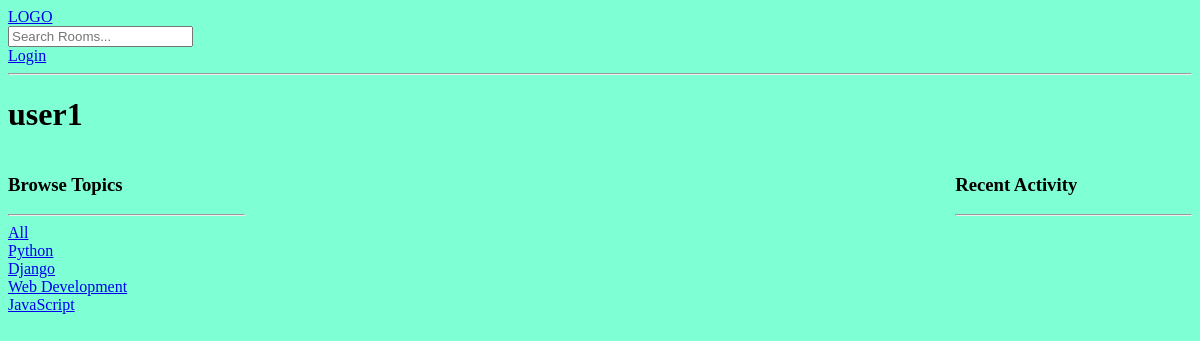
The app's page /profile/3/, older data.
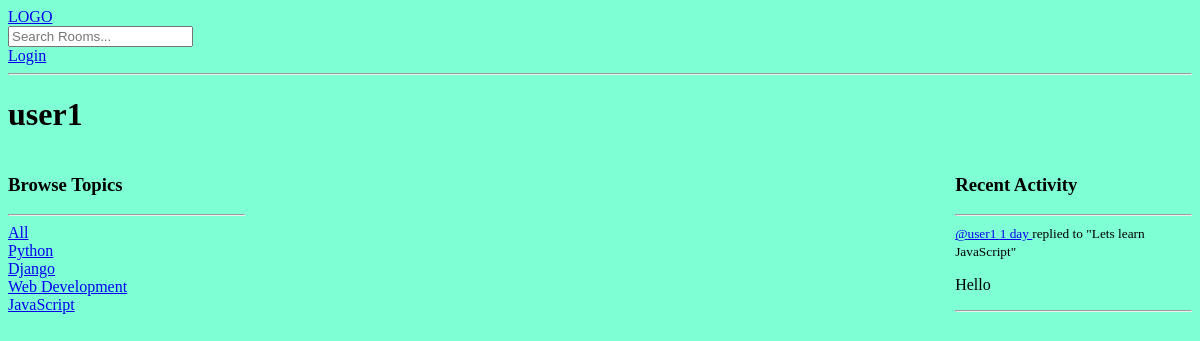
The same page, newer data.
### base/models.py (models this page shows, shortened)
class Topic(models.Model):
    name = models.CharField(max_length=200)

class Message(models.Model):
    user = models.ForeignKey(User, on_delete=models.CASCADE)
    room = models.ForeignKey(Room, on_delete=models.CASCADE)
    body = models.TextField()
    updated = models.DateTimeField(auto_now=True)
    created = models.DateTimeField(auto_now_add=True)
    class Meta:
        ordering = ['-updated', '-created']
    def __str__(self):
        return self.body[:50]

class Room(models.Model):
    host = models.ForeignKey(User, on_delete=models.SET_NULL, null=True)
    topic = models.ForeignKey(Topic, on_delete=models.SET_NULL, null=True)
    name = models.CharField(max_length=200)
    description = models.TextField(null=True, blank=True)
    participants = models.ManyToManyField(
        User, related_name='participants', blank=True
    )
    updated = models.DateTimeField(auto_now=True)
    created = models.DateTimeField(auto_now_add=True)
    class Meta:
        ordering = ['-updated', '-created']
    def __str__(self):
        return self.name

### base/views.py (the view)
# urls.py: path('profile/<str:pk>/', views.user_profile, name='user-profile'),
def user_profile(request, pk):
    user = User.objects.get(id=pk)
    rooms = user.room_set.all()
    messages = user.message_set.all()
    topics = Topic.objects.all()
    context = {
        'user': user,
        'rooms': rooms,
        'room_messages': messages,
        'topics': topics,
    }
    return render(request, 'base/profile.html', context)

### base/templates/base/profile.html (shortened to what this page needs)
{% extends "main.html" %}
{% block content %}
<h1>{{user.username}}</h1>
<div class="profile-container">
  <div>
    {% include "base/topics_component.html" %}
  </div>
  <div>
  </div>
  <div>
    {% include "base/activity_component.html" %}
  </div>
</div>
{% endblock %}

### base/templates/base/topics_component.html
<h3>Browse Topics</h3>
<hr>
<div>
  <a href="{% url 'home' %}">All</a>
</div>
{% for topic in topics %}
<div>
  <a href="{% url 'home' %}?q={{topic.name}}">{{topic.name}}</a>
</div>
{% endfor %}

### base/templates/base/activity_component.html (shortened to what this page needs)
<h3>Recent Activity</h3>
<hr>
{% for message in room_messages %}
<div>
  <small>
    <a href="{% url 'user-profile' message.user.id %}">
      @{{message.user}}
      {{message.created|timesince}}
    </a>
  </small>
  <small>replied to "{{message.room}}"</small>
  <p>{{message}}</p>
  <hr>
</div>
{% endfor %}

Row changes from the older to the newer data that the page shows:
added Message: user "user1", created "1 day", room "Lets learn JavaScript", body "Hello"
